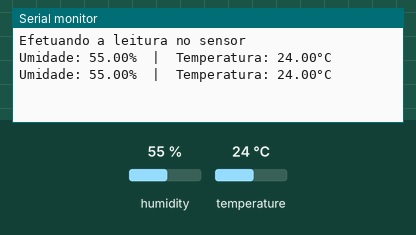
Recording of a program running on a simulated Arduino Mega 2560, built with avr-gcc and run on an emulated ATmega2560. On the bench: the last lines printed to the serial monitor. Inputs (shaded band) come from the test bench; at power-on: humidity 55 %, temperature 24 °C.

Above: at 4.8 s.
4.9 s: humidity set to 22 %
At 7.3 s:
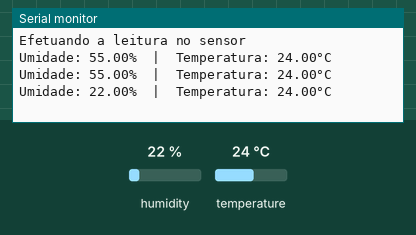
7.9 s: temperature set to 12 °C
At 8.5 s:
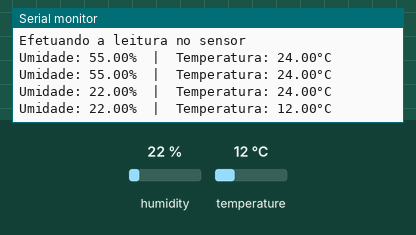
10.9 s: humidity set to 40 %
At 13.3 s:
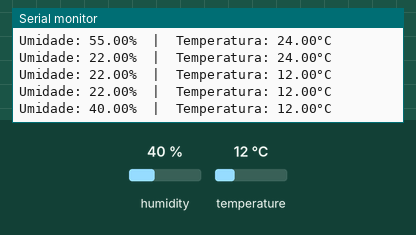
Timing chart, 0 to 14.8 s (numbered marks = the images above; inputs shaded):
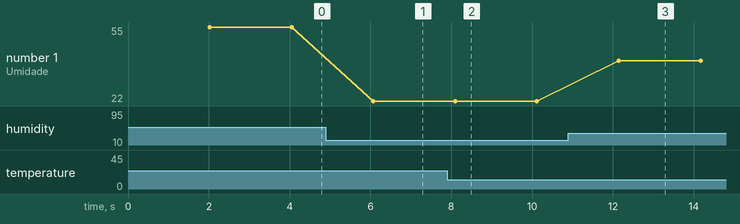

Measured:
- after the input at 4.9 s, the serial monitor: prints a new line after 1.2 s (image 1)
- after the input at 7.9 s, the serial monitor: prints a new line after 0.20 s (image 2)
- after the input at 10.9 s, the serial monitor: prints a new line after 1.2 s (image 3)
- plotted number 1: 55 → 22 after the input at 4.9 s, 22 → 40 after the input at 10.9 s

The program:

main.cpp
```cpp
#include <Arduino.h>

#include <DHT.h> //inclui a lib DHT

#define PINDHT 8 // define o pino utilizado no arduino

#define MODELODHT DHT11 // define o modelo do DHT utilizado no projeto

DHT dht(PINDHT, MODELODHT);

void setup()
{
  Serial.begin(9600);

  dht.begin(); // inicializacao do sensor

  Serial.println("Efetuando a leitura no sensor");
}

void loop()
{
  int delayMeasurement = 2000;
  delay(delayMeasurement); // tempo entre as medidas

  float moisture = dht.readHumidity(); // leitura da umidade %

  float temperature = dht.readTemperature(); // leitura da temperatura °C

  if (isnan(moisture) || isnan(temperature))
  {
    Serial.println("Falha na leitura do sensor DHT!!!");
  }
  else
  {
    Serial.print("Umidade: ");
    Serial.print(moisture);
    Serial.print("%");

    Serial.print("  |  ");

    Serial.print("Temperatura: ");
    Serial.print(temperature);
    Serial.println("°C");
  }
}
```
